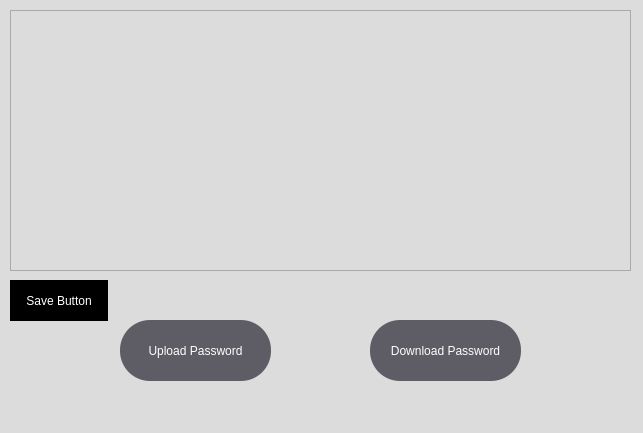
<?xml version="1.0" encoding="UTF-8"?>
<ui version="4.0">
 <class>MainWindow</class>
 <widget class="QMainWindow" name="MainWindow">
  <property name="geometry">
   <rect>
    <x>0</x>
    <y>0</y>
    <width>643</width>
    <height>433</height>
   </rect>
  </property>
  <property name="font">
   <font>
    <italic>false</italic>
    <bold>false</bold>
    <underline>false</underline>
    <strikeout>false</strikeout>
    <kerning>true</kerning>
   </font>
  </property>
  <property name="cursor">
   <cursorShape>ArrowCursor</cursorShape>
  </property>
  <property name="mouseTracking">
   <bool>false</bool>
  </property>
  <property name="tabletTracking">
   <bool>false</bool>
  </property>
  <property name="windowTitle">
   <string>MainWindow</string>
  </property>
  <property name="styleSheet">
   <string notr="true">QWidget {
    background-color: #dcdcdc;
}</string>
  </property>
  <widget class="QWidget" name="centralwidget">
   <widget class="QPushButton" name="pushButton">
    <property name="geometry">
     <rect>
      <x>120</x>
      <y>320</y>
      <width>151</width>
      <height>61</height>
     </rect>
    </property>
    <property name="styleSheet">
     <string notr="true">QPushButton{
	background-color: rgb(94, 92, 100);
    border: none;
    color: white;
    border-radius: 30px;
}</string>
    </property>
    <property name="text">
     <string>Upload Password</string>
    </property>
   </widget>
   <widget class="QPushButton" name="pushButton_2">
    <property name="geometry">
     <rect>
      <x>370</x>
      <y>320</y>
      <width>151</width>
      <height>61</height>
     </rect>
    </property>
    <property name="styleSheet">
     <string notr="true">QPushButton{
	background-color: rgb(94, 92, 100);
    border: none;
    color: white;
    border-radius: 30px;
}</string>
    </property>
    <property name="text">
     <string>Download Password</string>
    </property>
    <property name="autoDefault">
     <bool>false</bool>
    </property>
    <property name="default">
     <bool>false</bool>
    </property>
    <property name="flat">
     <bool>false</bool>
    </property>
   </widget>
   <widget class="QPlainTextEdit" name="plainTextEdit">
    <property name="geometry">
     <rect>
      <x>10</x>
      <y>10</y>
      <width>621</width>
      <height>261</height>
     </rect>
    </property>
   </widget>
   <widget class="QPushButton" name="pushButton_3">
    <property name="geometry">
     <rect>
      <x>10</x>
      <y>280</y>
      <width>101</width>
      <height>41</height>
     </rect>
    </property>
    <property name="mouseTracking">
     <bool>false</bool>
    </property>
    <property name="styleSheet">
     <string notr="true">QPushButton{
	background-color: black;
    border: none;
    color: white;
    width: 60px;
    height: 60px;
    border-radius: 30px;
    margin-bottom: 0px;
    margin-right: 3px;
}</string>
    </property>
    <property name="text">
     <string>Save Button</string>
    </property>
   </widget>
  </widget>
  <widget class="QMenuBar" name="menubar">
   <property name="geometry">
    <rect>
     <x>0</x>
     <y>0</y>
     <width>643</width>
     <height>22</height>
    </rect>
   </property>
  </widget>
  <widget class="QStatusBar" name="statusbar"/>
 </widget>
 <resources/>
 <connections/>
</ui>
